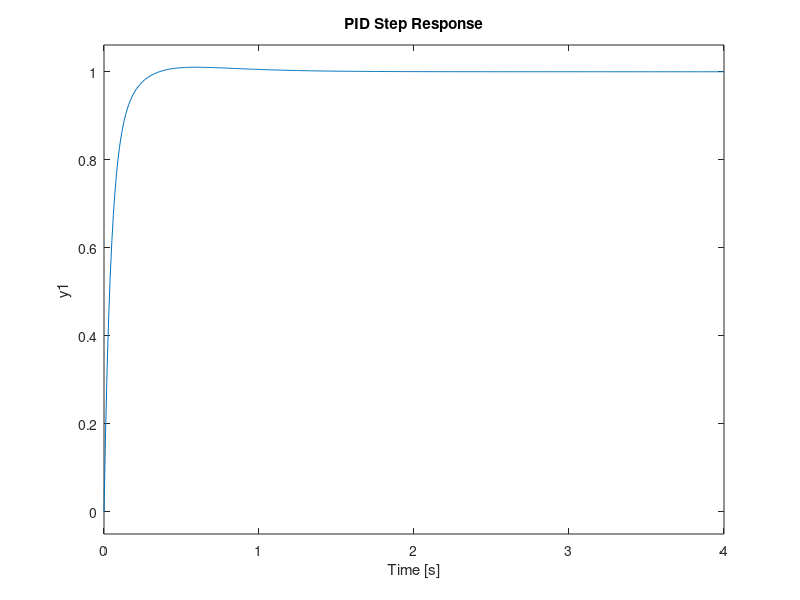

MATLAB code to generate this figure: (Note: this script raises an error after producing the figure.)
J = 0.01;
b = 0.1;
K = 0.01;
R = 1;
L = 0.5;
s = tf('s');
P_motor = K/((J*s+b)*(L*s+R)+K^2);
Kp = 100;
Ki = 200;
Kd = 10;
C = pid(Kp,Ki,Kd);
sys_ol = C*P_motor;
sys_cl = feedback(sys_ol,1);
%% Step
figure;
step(sys_cl, 0:0.01:4)
grid
title('PID Step Response')
%% Nyquist
figure;
subplot('121');
nyquist(sys_ol);
subplot('122');
nyquist(sys_cl);
%% Pole-Zero
figure;
pzplot(sys_ol,sys_cl);
%pzplot(sys_cl);